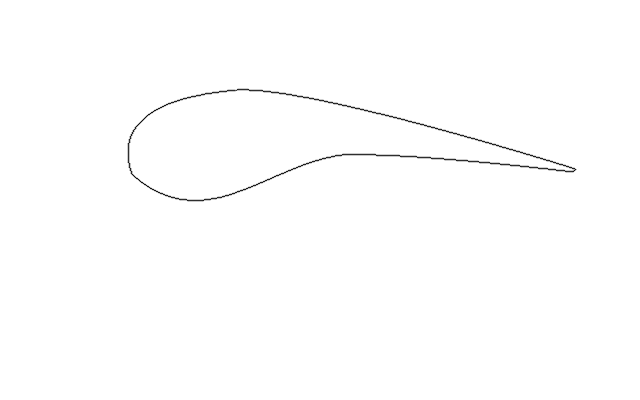
#> input picture r_wingprofile.png.npy_p.png, 640 x 400 px
$ python printImg.py   (Python 2 division)
#> lines starting #> are read from the running program, lines starting #| are printed output that depends on the picture; after the words box and inside, x2 and y2 are one past the last pixel; in counts of white or black regions, pixels touching at a corner belong together
### main.py
"""
@Authors: mikhail-matrosov and Alexey Boyko
@Created August, 20

This script takes image and converts it into engraving, a path that also can
be drawn with a pen or a marker.
"""

import cv2
import numpy as np
from findPaths import *
from plotter import plot_from_file

def main(inputImagePath):
    print "main"

    # open
    img = cv2.imread(inputImagePath)
    if len(img.shape)>2:
        img = cv2.cvtColor(img, cv2.COLOR_RGB2GRAY)

    w, h = img.shape

    paths = sortPaths(findPaths(img))

    print 'Done.'
    printPathStatistics(paths, img.shape)

    parts = inputImagePath.split('/')
    parts[-1] = 'r_'+parts[-1]
    fname = '/'.join(parts)+'.npy'
    np.save(fname, ((w,h), np.array(paths)))
    plot_from_file(fname, 0)
    return fname

# [7 lines left out: function showpic, not called in this run]
#main('aysilu.JPG')

### findPaths.py
import numpy as np
import cv2

# [12 lines left out: function unfoldPath, not called in this run]

def removeDoubles(img, paths):
    z = np.zeros((img.shape[1], img.shape[0]))
    cleans = []

    for path in paths:
        t = map(tuple, path)

        #I = np.array([1]+map(lambda p: z[p], t)+[1])
        I = np.ones(2+len(t))
        for i in range(len(t)):
            I[i+1] = z[t[i]]
            z[t[i]] = 1

        starts = I[:-1] * (1-I[1:]) # starts and ends of chunks
        ends = (1-I[:-1]) * I[1:]

        # find its indexes
        ss = np.where(starts)[0]
        es = np.where(ends)[0]

        # add each individual chunk
        for s,e in zip(ss,es):
            cleans += [path[s:e]]

        # mark visited points
        for p in t:
            z[p] = 1

    return cleans

def sortPaths(paths):
    if len(paths)<2:
        return paths

    p = paths.pop()
    firsts = map(lambda p: p[0], paths)
    lasts = map(lambda p: p[-1], paths)

    pathsSorted = []
    while len(paths)>0:
        # find the closest another end
        df = np.linalg.norm(firsts-p[-1],2,1)
        dl = np.linalg.norm(lasts-p[-1],2,1)

        mf = df.argmin()
        ml = dl.argmin()

        if df[mf] < dl[ml]:
            p = paths.pop(mf)
            pathsSorted += [p]
            firsts.pop(mf)
            lasts.pop(mf)
        else:
            p = paths.pop(ml)[::-1]
            pathsSorted += [p]
            firsts.pop(ml)
            lasts.pop(ml)

    return pathsSorted

def findPaths(img):
    (q,h)=cv2.findContours((img>127).astype(np.uint8), mode=cv2.RETR_LIST, method=cv2.CHAIN_APPROX_NONE)

    # there's also workaround the fact, that path is traced in both directions
    paths = [p.squeeze() for p in q if p.shape[0]>4]
    paths = removeDoubles(img, paths)
    paths = sortPaths(paths)

    # connect broken paths
    ds = [np.linalg.norm(paths[i][-1]-paths[i+1][0]) for i in range(len(paths)-1)]
    ix = np.where(np.array(ds)<1.5)[0]

    for i in ix[::-1]:
        paths[i] = np.vstack((paths[i], paths.pop(i+1)))

    return paths

def printPathStatistics(paths, shape):
    # path length
    plen = sum(map(lambda p: np.linalg.norm(p[:-1]-p[1:], 2, 1).sum(), paths))
    # flight length
    flen = sum(np.linalg.norm(paths[i][-1]-paths[i+1][0]) for i in range(len(paths)-1))

    M = max(shape[0], shape[1])
    m = min(shape[0], shape[1])
    ar = 1.0*M/m

    if ar>1.414:
        scale = 0.297/M
    else:
        scale = 0.21/m

    print 'Path length is %d px (%.2f m)' % (np.round(plen), plen*scale)
    print 'Flight length is %d px (%.2f m)' % (np.round(flen), flen*scale)

### printImg.py
"""
@Authors: mikhail-matrosov and Alexey Boyko
"""
from main import *
from animate import *
import Tkinter, tkFileDialog

print 'Select input image'
root = Tkinter.Tk()
root.withdraw()
inputImagePath = tkFileDialog.askopenfilename()
#> the answer given: r_wingprofile.png.npy_p.png

# layers=1 : trace several layers (MM style)
# layers=0 : trace single lines (A.I.BO style)
fname = main(inputImagePath)
#> in main, img is the input picture: shape (400, 640, 3); min 17, max 255, mean 253.8
#> in findPaths, `(q,h)=cv2.findContours((img>127).astype(np.uint8), mode=cv2.RETR_LIST,..`: q = 221 contours, 202 with area under 20; largest, box (x1, y1, x2, y2) and area: (0, 0, 640, 400) 254961, (341, 153, 377, 156) 68, (375, 154, 401, 157) 48, (127, 142, 130, 164) 40, (186, 199, 205, 202) 34; h = 221 rows, first 6: [1, -1, -1, -1], [2, 0, -1, -1], [3, 1, -1, -1], [4, 2, -1, -1], [5, 3, -1, -1], [6, 4, -1, -1]
#> in findPaths, `paths = [p.squeeze() for p in q if p.shape[0]>4]`: paths = 194 items
#> the loop in removeDoubles, `for path in paths:` made 194 passes
#> (starts, ends, ss, es) on passes 4 to 6: ([0, 1, 0, 0, 0, 0, 0, 0, 0, 0, 0, 0, 0, 0, 0], [0, 0, 0, 0, 0, 0, 0, 0, 0, 0, 0, 0, 0, 1, 0], [1], [13]), ([1, 0, 0, 0, 0, 0, 0, 1, 0, 0, 0], [0, 0, 0, 0, 0, 1, 0, 0, 0, 0, 1], [0, 7], [5, 10]), ([0, 1, 0, 0, 0, 0, 0, 0, 0, 0, 0, 0, 0], [0, 0, 0, 0, 0, 0, 0, 0, 0, 0, 0, 1, 0], [1], [11])
#> after the loop in removeDoubles, `for path in paths:`:
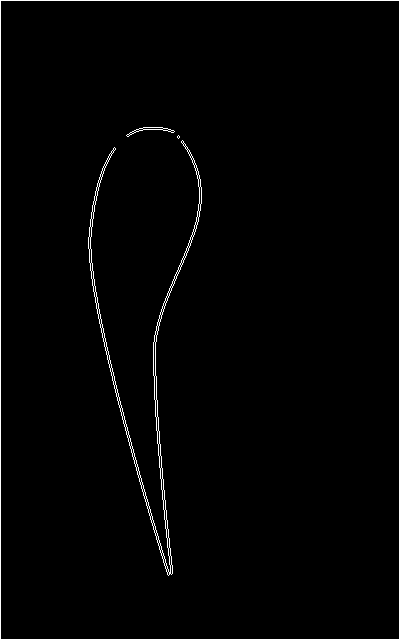
#> z: shape (640, 400) float64; values 0 (black) and 1 (white), 1.5% white in thin lines or dots
#> after the loop in removeDoubles, `for path in paths:`: cleans = 307 items
#> in sortPaths, `p = paths.pop()`: p = 2076 pairs, first value 0 to 639, second value 0 to 399
#> in sortPaths, `firsts = map(lambda p: p[0], paths)`: firsts = 306 pairs, first value 127 to 571, second value 88 to 200
#> in sortPaths, `lasts = map(lambda p: p[-1], paths)`: lasts = 306 pairs, first value 127 to 572, second value 88 to 201
#> the loop in sortPaths, `while len(paths)>0:` made 306 passes
#> (mf, ml, p) on passes 2, 3, 4, 6, 8, 11, 12, 14, 20, 21, 22: (199, 199, [[132, 130], [133, 129], [134, 130], [134, 131]]), (194, 194, [[133, 133], [133, 132], [132, 131], [131, 132]]), (189, 189, [[130, 134], [131, 133], [132, 134], [132, 135]]), (183, 183, [[129, 137]]), (175, 175, [[128, 141], [128, 140]]), (70, 97, [[129, 168], [130, 167], [131, 168], [131, 169]]), (59, 70, [[129, 169], [129, 170]]), (94, 94, [[128, 167], [128, 166], [128, 165], [128, 164]]), (35, 36, [[149, 188], [150, 187], [151, 187]]), (32, 32, [[151, 189], [152, 188], [153, 188]]), (29, 29, [[153, 190], [154, 189], [155, 189]])
#> (mf, ml) on passes 1, 5, 7, 9, 10, 13: (206, 206), (183, 183), (175, 176), (165, 166), (97, 98), (59, 59)
#> after the loop in sortPaths, `while len(paths)>0:`: firsts = []; pathsSorted = 306 items
#> in findPaths, `ds = [np.linalg.norm(paths[i][-1]-paths[i+1][0]) for i in range(len(pa..`: ds = 305 values, max 54.74 at index 43, min 1 at index 4, mean 3.17
#> in findPaths, `ix = np.where(np.array(ds)<1.5)[0]`: ix = 22 values from 4 to 279
#> the loop in findPaths, `for i in ix[::-1]:` made 22 passes
#> i on passes 1 to 12: 279, 276, 275, 272, 271, 268, 267, 264, 263, 260, 259, 256
#> after the loop in findPaths, `for i in ix[::-1]:`: paths = 284 items
#> the loop in sortPaths (call 2), `while len(paths)>0:` made 283 passes
#> (mf, ml, p) on passes 3, 4, 5, 6, 7, 8, 33, 35, 37, 39, 41: (280, 280, [[157, 110], [158, 109], [157, 108], [156, 108]]), (279, 279, [[158, 107], [159, 107], [160, 108], [159, 109]]), (278, 278, [[161, 108], [162, 107], [161, 106], [160, 106]]), (277, 277, [[162, 105], [163, 105], [164, 106], [163, 107]]), (276, 276, [[165, 106], [166, 105], [165, 104], [164, 104]]), (275, 275, [[166, 103], [167, 103], [168, 104], [167, 105]]), (250, 250, [[312, 99], [311, 99], [310, 99], [309, 99]]), (248, 248, [[322, 101], [321, 101], [320, 101], [319, 101]]), (246, 246, [[331, 103], [330, 103], [329, 103], [328, 103]]), (244, 244, [[340, 105], [339, 105], [338, 105]]), (242, 242, [[349, 107], [348, 107], [347, 107]])
#> (mf, ml) on passes 1, 2, 9, 10, 11, 12: (282, 282), (281, 281), (274, 274), (273, 273), (272, 272), (271, 271)
#| Path length is 1660 px (0.77 m)
#| Flight length is 950 px (0.44 m)
#> (the run stopped early here; a loop or call above may not have finished)
